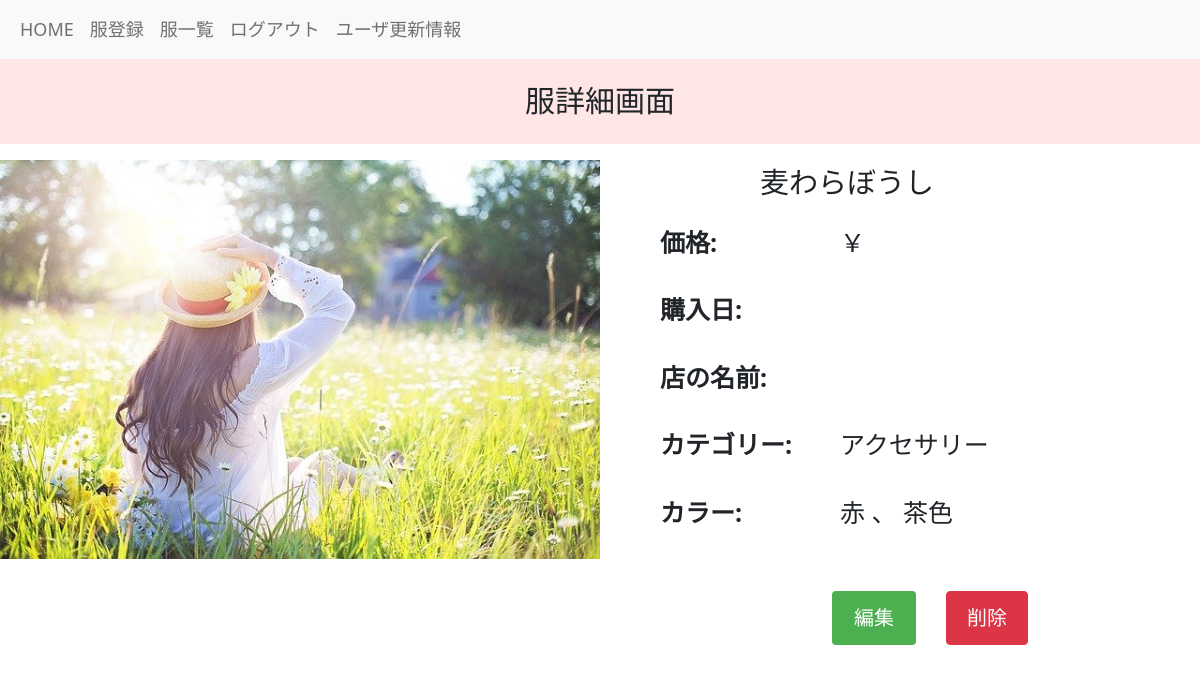
The page /boards/detail_clothe/39/ (signed in) on the database its author committed.
### boards/models.py (models this page shows, shortened)
class Clothes(models.Model):
    title = models.CharField(max_length=255)
    picture = models.ImageField(upload_to='closet_project/media/', null=True, blank=True)
    price = models.IntegerField(default=0, null=True, blank=True)
    purchase_date = models.DateField(null=True,blank=True)
    user = models.ForeignKey(
        'accounts.Users', on_delete=models.CASCADE
    )
    category = models.ForeignKey(
        'Categories', on_delete=models.CASCADE
    )
    color = models.ManyToManyField(
        Colors, blank=True, through='Clothe_Colors', related_name='clothe'
    )
    store = models.CharField(max_length=255, default='')
    created_at = models.DateTimeField(auto_now_add=True)
    updated_at = models.DateTimeField(auto_now=True)
    objects = ClothesManager()
    class Meta:
        db_table = 'clothes'

class Categories(models.Model):
    BLOUSE = 'blouse'
    SHIRT = 'shirt'
    SWEAT = 'sweat'
    KNIT = 'knit'
    PANTS = 'pants'
    SKIRT = 'skirt'
    JACKET = 'jacket'
    CARDIGAN = 'cardigan'
    COAT = 'coat'
    DRESS = 'dress'
    SHOES = 'shoes'
    ACCESSORY = 'accessory'
    BAG = 'bag'
    category_name = models.CharField(max_length=255)
    created_at = models.DateTimeField(auto_now_add=True)
    updated_at = models.DateTimeField(auto_now=True)
    class Meta:
        db_table = 'categories'
    def __str__(self):
        return self.category_name

class Colors(models.Model):
    PINK = 'pink'
    RED = 'red'
    ORANGE = 'orange'
    BROWN = 'brown'
    YELLOW = 'yellow'
    BLUE = 'blue'
    GREEN = 'green'
    BLACK = 'black'
    WHITE = 'white'
    color_name = models.CharField(max_length=10)
    created_at = models.DateTimeField(auto_now_add=True)
    updated_at = models.DateTimeField(auto_now=True)
    def __str__(self):
        return self.color_name
    class Meta:
        db_table = 'colors'

### boards/views.py (the view)
# urls.py: path('detail_clothe/<int:pk>/', views.detail_clothe, name='detail_clothe'),
@login_required
def detail_clothe(request, pk):
    clothe = get_object_or_404(Clothes, pk=pk)
    print(f"Color: {clothe.color.all()}")  # デバッグ用のログ出力
    return render(
        request, 'boards/detail_clothe.html', context={
            'clothe': clothe,
        }
    )

### templates/boards/detail_clothe.html (shortened to what this page needs)
{% extends "base.html" %}
{% load static %}
{% block content %}
<p class="custom-paragraph">服詳細画面</p>
<div class="detail-container">
  <div class="detail-left">
    {% if clothe.picture %}
        <p><img src="{{ clothe.picture.url }}" alt="{{ clothe.title }}" class="image-custom"></p>
    {% else %}
        <p class="no-image">画像なし</p>
    {% endif %}
  </div>
   <div class="detail-right">
    <p class="title">{{ clothe.title }}</p>
    <div class="detail-info">
      <div class="info-row">
        <p class="info-label">価格:</p>
        <p class="info-value"> {{ "￥"|default_if_none:"" }}{{ clothe.price|default_if_none:"" }}</p>
      </div>
      <div class="info-row">
        <p class="info-label">購入日:</p>
        <p class="info-value"> {{ clothe.purchase_date|date:"Y年m月d日"|default_if_none:"未登録" }}</p>
      </div>
      <div class="info-row">
        <p class="info-label">店の名前:</p>
        <p class="info-value"> {{ clothe.store|default_if_none:"   " }}</p>
      </div>
      <div class="info-row">
        <p class="info-label">カテゴリー:</p>
        <p class="info-value"> {{ clothe.category|default_if_none:"   " }}</p>
      </div>
      <div class="info-row">
        <p class="info-label">カラー:</p>
        <span class="info-value">
        {% for color_instance in clothe.color.all %}
            {{ color_instance.color_name }}
            {% if not forloop.last %}、{% endif %}
        {% endfor %}
    </span>
    </div>
  </div>
    <div class="button-container">
      <a href="{% url 'boards:edit_clothe' pk=clothe.pk %}">
        <button type="submit" class="btn btn-primary">編集</button>
      </a>
        <button type="button" class="btn btn-danger" onclick="confirmDelete()" style="margin-left: 30px;">削除</button>
    </div>
  </div>
</div>
{% endblock %}

### static/css/style.css (style rules this page uses)
.image-custom { width: 600px; height: 300%; }
.button-container { display: flex; justify-content: center; margin-top: 30px; }
.button-container button { padding: 10px 20px; font-size: 20px; }
.btn-primary { background-color: #4caf50; color: #ffffff; border: 2px solid #4caf50; border-radius: 4px; cursor: pointer; }
.detail-container p { font-size: 25px; margin-bottom: 20px; }
.detail-container p.title { font-size: 29px; margin-left: 100px; }
body { text-size-adjust: 100%; -webkit-text-size-adjust: 100%; }
.detail-container { display: flex; justify-content: space-between; }
.detail-left, .detail-right { width: 45%; }
.custom-paragraph { font-family: 'Arial', sans-serif; font-size: 30px; background-color: #ffe6e6; text-align: center; padding: 20px; line-height: 1.5; }
.detail-info { display: flex; flex-wrap: wrap; }
.info-row { display: flex; width: 100%; margin-bottom: 10px; }
.info-label { flex: 1; font-weight: bold; }
.info-value { flex: 2; font-size: 25px; }
.detail-left { text-align: center; }

### rows shown on the page
Clothes: picture (picture), title "麦わらぼうし", category "アクセサリー"
Colors: color_name "赤"
Colors: color_name "茶色"

### other values the page prints
{{ "￥"|default_if_none:"" }} "￥"
